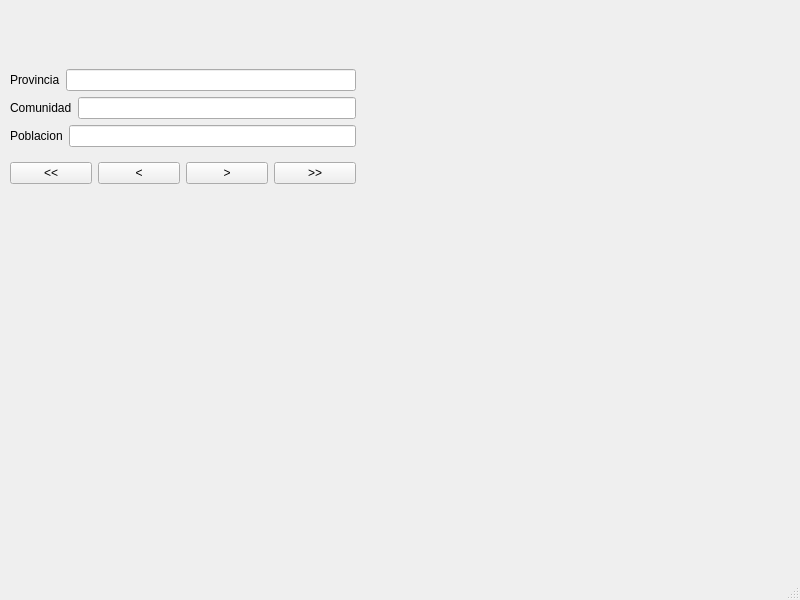
<?xml version="1.0" encoding="UTF-8"?>
<ui version="4.0">
 <class>MainWindow</class>
 <widget class="QMainWindow" name="MainWindow">
  <property name="geometry">
   <rect>
    <x>0</x>
    <y>0</y>
    <width>800</width>
    <height>600</height>
   </rect>
  </property>
  <property name="windowTitle">
   <string>MainWindow</string>
  </property>
  <widget class="QWidget" name="centralwidget">
   <widget class="QWidget" name="">
    <property name="geometry">
     <rect>
      <x>10</x>
      <y>60</y>
      <width>346</width>
      <height>134</height>
     </rect>
    </property>
    <layout class="QVBoxLayout" name="verticalLayout_2">
     <item>
      <layout class="QVBoxLayout" name="verticalLayout">
       <item>
        <layout class="QHBoxLayout" name="horizontalLayout">
         <item>
          <widget class="QLabel" name="label">
           <property name="text">
            <string>Provincia</string>
           </property>
          </widget>
         </item>
         <item>
          <widget class="QLineEdit" name="lineEdit"/>
         </item>
        </layout>
       </item>
       <item>
        <layout class="QHBoxLayout" name="horizontalLayout_2">
         <item>
          <widget class="QLabel" name="label_2">
           <property name="text">
            <string>Comunidad</string>
           </property>
          </widget>
         </item>
         <item>
          <widget class="QLineEdit" name="lineEdit_2"/>
         </item>
        </layout>
       </item>
       <item>
        <layout class="QHBoxLayout" name="horizontalLayout_3">
         <item>
          <widget class="QLabel" name="label_3">
           <property name="text">
            <string>Poblacion</string>
           </property>
          </widget>
         </item>
         <item>
          <widget class="QLineEdit" name="lineEdit_3"/>
         </item>
        </layout>
       </item>
      </layout>
     </item>
     <item>
      <layout class="QHBoxLayout" name="horizontalLayout_4">
       <item>
        <widget class="QPushButton" name="pushButton">
         <property name="text">
          <string>&lt;&lt;</string>
         </property>
        </widget>
       </item>
       <item>
        <widget class="QPushButton" name="pushButton_2">
         <property name="text">
          <string>&lt;</string>
         </property>
        </widget>
       </item>
       <item>
        <widget class="QPushButton" name="pushButton_3">
         <property name="text">
          <string>&gt;</string>
         </property>
        </widget>
       </item>
       <item>
        <widget class="QPushButton" name="pushButton_4">
         <property name="text">
          <string>&gt;&gt;</string>
         </property>
        </widget>
       </item>
      </layout>
     </item>
    </layout>
   </widget>
  </widget>
  <widget class="QMenuBar" name="menubar">
   <property name="geometry">
    <rect>
     <x>0</x>
     <y>0</y>
     <width>800</width>
     <height>33</height>
    </rect>
   </property>
  </widget>
  <widget class="QStatusBar" name="statusbar"/>
 </widget>
 <resources/>
 <connections/>
</ui>
